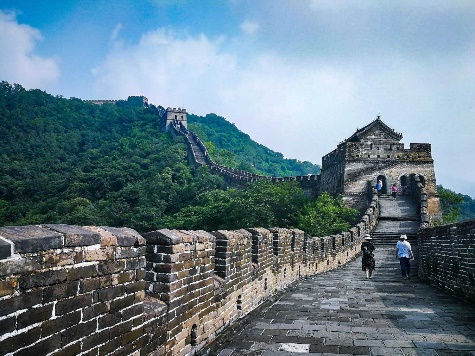
#> input picture 图片1.png, 475 x 356 px, found by its file name
$ python stylization.py
#> lines starting #> are read from the running program, lines starting #| are printed output that depends on the picture
import cv2

img = cv2.imread('图片1.png')
#> img is the input picture: shape (356, 475, 3); mean B, G, R 137.1, 125.5, 103.4
res = cv2.stylization(img, sigma_s=60, sigma_r=0.6)
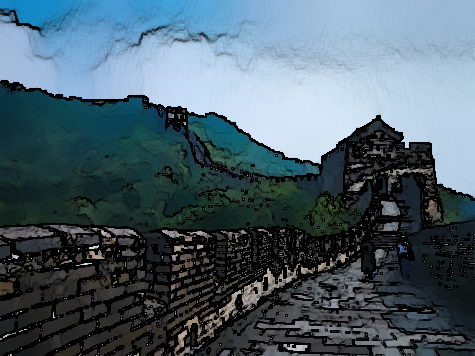
#> res: shape (356, 475, 3); mean B, G, R 106, 95.2, 75.9
cv2.imwrite("stylization.jpg", res)
# sigma_s controls the size of the neighborhood. Range 1 - 200
# sigma_r controls the how dissimilar colors within the neighborhood will be averaged. A larger sigma_r results in large regions of constant color. Range 0 - 1
